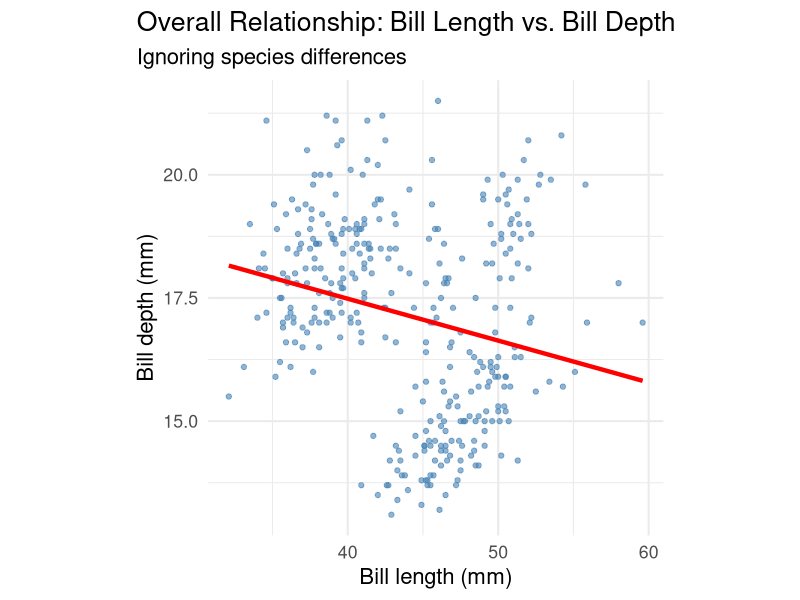
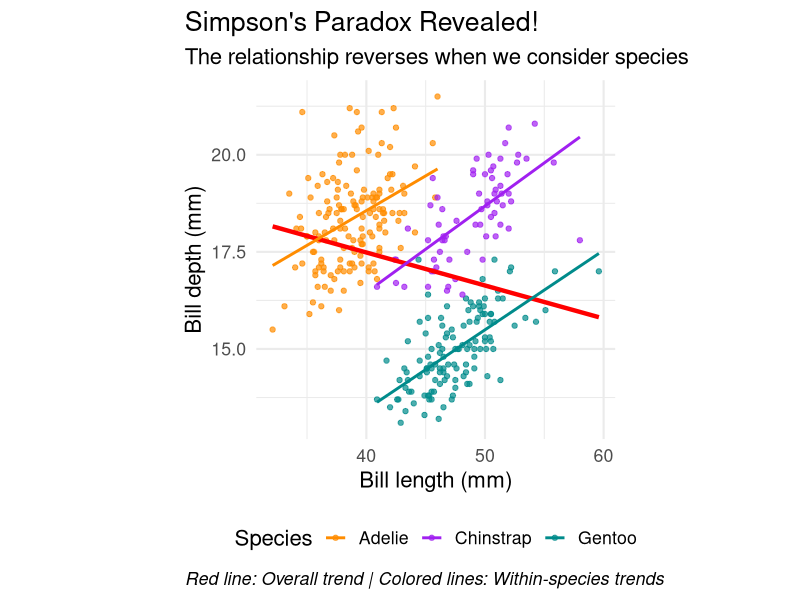
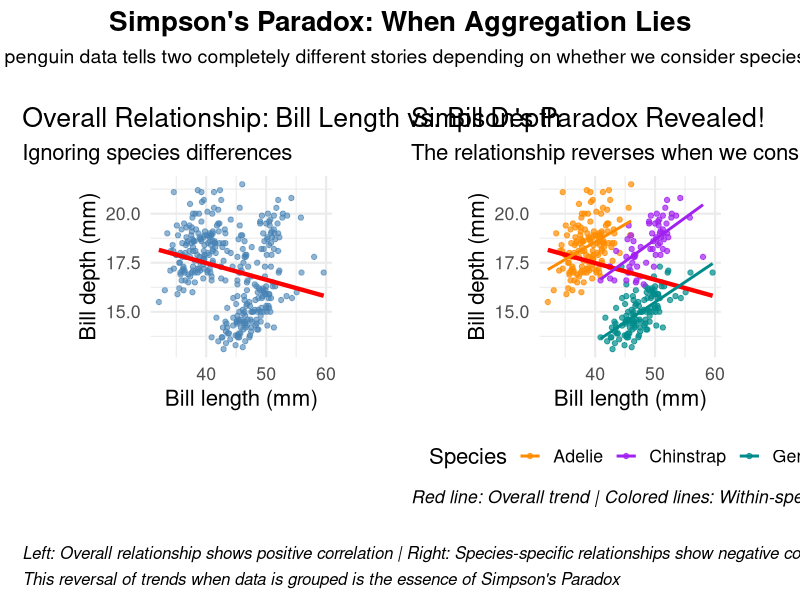

Generate these figures, in order, with R:
## ---- chunk 1
#| message: false
#| warning: false
# Set CRAN mirror for package installation
options(repos = c(CRAN = "https://cran.rstudio.com/"))

# Install required packages if not already installed
if (!require(patchwork, quietly = TRUE)) {
  install.packages("patchwork")

  library(patchwork)
}

if(!require(palmerpenguins, quietly = TRUE)) {
  install.packages("palmerpenguins")
}

library(ggplot2)
library(palmerpenguins)
data(penguins)
## ---- chunk 2
#| message: false
#| warning: false
plot1 <- ggplot(data = penguins,
        aes(x = bill_length_mm,
        y = bill_depth_mm)) +
  theme_minimal(16) +
  geom_point(alpha = 0.6, color = "steelblue") +
  labs(title = "Overall Relationship: Bill Length vs. Bill Depth",
       subtitle = "Ignoring species differences",
       x = "Bill length (mm)",
       y = "Bill depth (mm)") +
  theme(plot.title.position = "plot",
        plot.caption = element_text(hjust = 0, face= "italic"),
        plot.caption.position = "plot",
        aspect.ratio = 1) +
  geom_smooth(method = "lm", se = FALSE, color = "red", linewidth = 1.5)

plot1
## ---- chunk 3
#| message: false
#| warning: false
#| eval: true
#| fig-cap: "Simpson's Paradox Revealed: Overall vs. Species-Specific Relationships"

plot2 <- ggplot(data = penguins,
       aes(x = bill_length_mm,
           y = bill_depth_mm,
           color = species)) +
  theme_minimal(16) +
  geom_point(alpha = 0.7) +
  scale_color_manual(values = c("darkorange","purple","cyan4"),
                     name = "Species") +
  labs(title = "Simpson's Paradox Revealed!",
       subtitle = "The relationship reverses when we consider species",
       x = "Bill length (mm)",
       y = "Bill depth (mm)",
       caption = "Red line: Overall trend | Colored lines: Within-species trends") +
  theme(plot.title.position = "plot",
        plot.caption = element_text(hjust = 0, face = "italic"),
        plot.caption.position = "plot",
        legend.position = "bottom",
        aspect.ratio = 1) +
  # Overall trend (ignoring species)
  geom_smooth(method = "lm", se = FALSE, color = "red", 
              linewidth = 1.5, alpha = 0.8) +
  # Species-specific trends
  geom_smooth(method = "lm", se = FALSE, linewidth = 1)

plot2
## ---- chunk 4
#| message: false
#| warning: false
#| fig-cap: "Simpson's Paradox: The Same Data, Two Different Stories"
#| fig-width: 12
#| fig-height: 6

# Create the side-by-side comparison using patchwork
comparison_plot <- plot1 + plot2 +
  plot_layout(ncol = 2, widths = c(1, 1)) +
  plot_annotation(
    title = "Simpson's Paradox: When Aggregation Lies",
    subtitle = "The same penguin data tells two completely different stories depending on whether we consider species grouping",
    caption = "Left: Overall relationship shows positive correlation | Right: Species-specific relationships show negative correlation\nThis reversal of trends when data is grouped is the essence of Simpson's Paradox",
    theme = theme_minimal(16) +
      theme(
        plot.title = element_text(size = 20, face = "bold", hjust = 0.5),
        plot.subtitle = element_text(size = 14, hjust = 0.5, margin = margin(b = 20)),
        plot.caption = element_text(size = 12, hjust = 0, face = "italic", 
                                   margin = margin(t = 20), lineheight = 1.3)
      )
  )

comparison_plot
